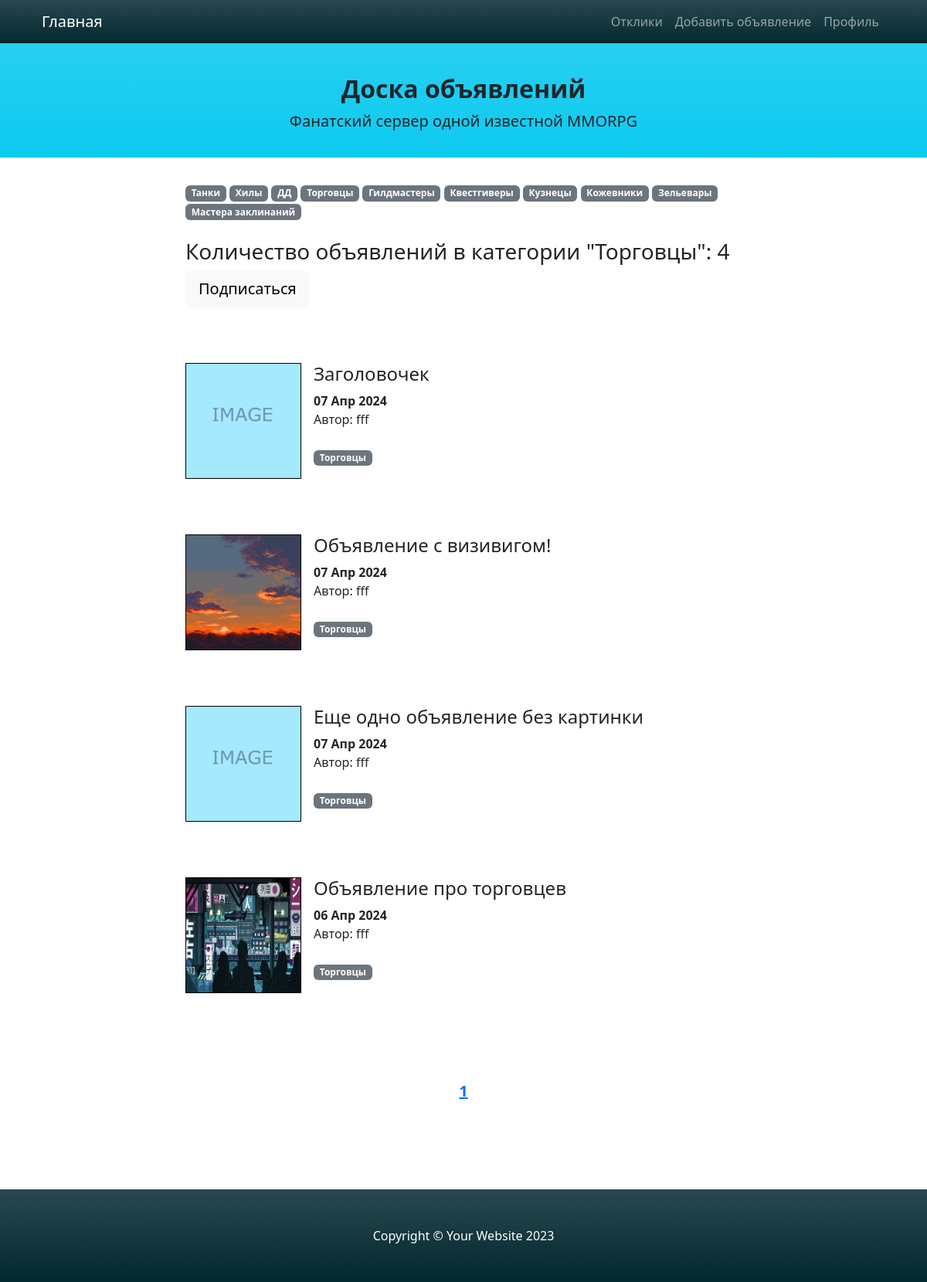
The page /categories/4 on the database its author committed.
### advapp/models.py (models this page shows, shortened)
class Category(models.Model):
    name = models.CharField(max_length=255, blank=False, unique=True, verbose_name='Категория')
    subscribers = models.ManyToManyField(User, blank=True, related_name='categories', verbose_name="Подписчики")
    def __str__(self):
        return self.name

class Advert(models.Model):
    title = models.CharField(max_length=511, verbose_name="Заголовок")
    content = models.TextField(verbose_name='Контент')  # here will be WYSIWYG
    icon = models.ImageField(upload_to='icons', default='icons/blanc.png', verbose_name='Изображение для превью')
    category = models.ForeignKey('Category', on_delete=models.PROTECT, verbose_name='Категория')
    user_id = models.ForeignKey(User, on_delete=models.CASCADE, verbose_name='Автор')
    date_creation = models.DateTimeField(auto_now_add=True, verbose_name='date of creation')

### advapp/views.py (the view)
# urls.py: path('categories/<int:pk>', AdvertCategoryList.as_view(), name='advert_cat_list'),
class AdvertCategoryList(ListView):
    model = Advert
    context_object_name = 'advert_cat_list'
    paginate_by = 5
    template_name = 'categories.html'
    def get_queryset(self):
        self.category = get_object_or_404(Category, id=self.kwargs['pk'])
        queryset = Advert.objects.filter(category=self.category).order_by('-date_creation')
        return queryset
    def get_context_data(self, *, object_list=None, **kwargs):
        context = super().get_context_data(**kwargs)
        page = context['page_obj']
        context['all_categories'] = Category.objects.all()
        context['category'] = self.category
        context['paginator_range'] = page.paginator.get_elided_page_range(
            page.number, on_each_side=1, on_ends=1)
        context['is_subscriber'] = self.request.user in self.category.subscribers.all()
        return context

### advapp/templatetags/custom_tags.py (called while the page is built)
@register.simple_tag(takes_context=True)
def url_replace(context, **kwargs):
    d = context['request'].GET.copy()
    for k, v in kwargs.items():
        d[k] = v
    return d.urlencode()

### templates/categories.html (shortened to what this page needs)
{% extends 'default.html' %}
{% block content %}
    {% load cache %}
    {% cache 2 categories_badges %}
        <div>
            {% for category in all_categories %}
                <a style="text-decoration: none" href="{% url 'advert_cat_list' category.id %}">
                    <span class="badge text-bg-secondary">{{ category }}</span>
                </a>
            {% endfor %}
        </div>
    {% endcache %}
    <br>
    <h3>Количество объявлений в категории "{{ category }}": {{ page_obj.paginator.count }}</h3>
    {% if is_subscriber %}
        <h6>Вы подписаны на категорию "{{ category }}"</h6>
    {% else %}
        <div>
            <a style="text-decoration: none" href="{% url 'subscribe' category.id %}">
                <input title="Рассылка о новых объявлениях в этой категории"
                       class="btn btn-lg btn-light" type="button" value="Подписаться" />
            </a>
        </div>
    {% endif %}
    <br><br><br>
    {% if advert_cat_list %}
        {% for post in page_obj %}
            <div style="display: flex; gap: 1rem;">
                <img src="{{ post.icon.url }}" style="border: 1px solid black; height: 150px; width: 150px;">
                <div style="width: 100%;">
                    <h4><a class="nav-link" href="/advert/{{ post.pk }}">
                        {{ post.title|truncatechars:150 }}
                    </a></h4>
                        <div><b>{{ post.date_creation|date:'d M Y' }}</b></div>
                        <div>Автор: {{ post.user_id.username }}</div>
                    <br>
                    <a style="text-decoration: none;"
                       href="{% url 'advert_cat_list' post.category.id %}">
                        <span class="badge text-bg-secondary">{{ post.category }}</span>
                    </a>
                </div>
            </div>
        <br><br><br>
        {% endfor %}
    {% else %}
        <h4>Извините, объявлений в этой категории сейчас нет!</h4>
    {% endif %}
{% endblock content %}

### rows shown on the page
Category: name "Танки"
Category: name "Хилы"
Category: name "ДД"
Category: name "Торговцы"
Category: name "Гилдмастеры"
Category: name "Квестгиверы"
Category: name "Кузнецы"
Category: name "Кожевники"
Category: name "Зельевары"
Category: name "Мастера заклинаний"
Advert: icon (picture), title "Заголовочек", date_creation "07 Апр 2024", user_id.username "fff", category "Торговцы"
Advert: icon (picture), title "Объявление с визивигом!", date_creation "07 Апр 2024", user_id.username "fff", category "Торговцы"
Advert: icon (picture), title "Еще одно объявление без картинки", date_creation "07 Апр 2024", user_id.username "fff", category "Торговцы"
Advert: icon (picture), title "Объявление про торговцев", date_creation "06 Апр 2024", user_id.username "fff", category "Торговцы"

### other values the page prints
{{ page_obj.paginator.count }} "4"
{{ page_number }} "1"
